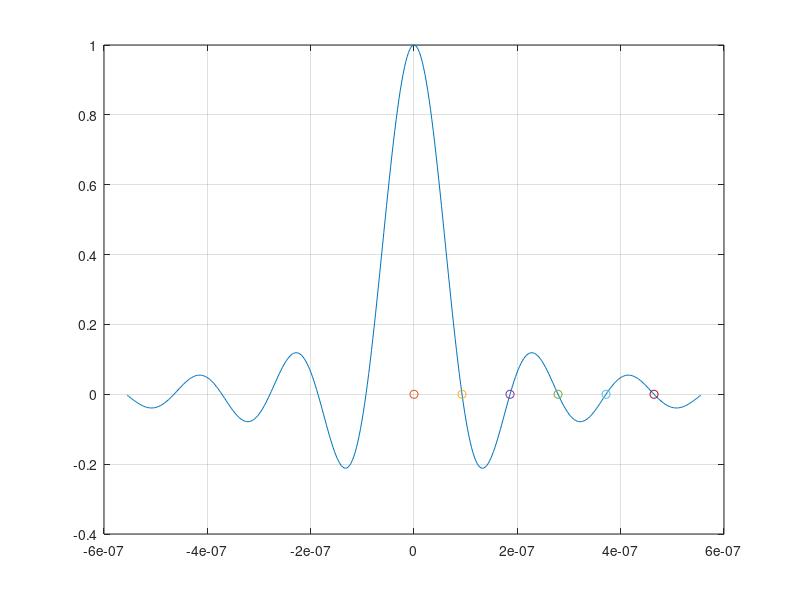
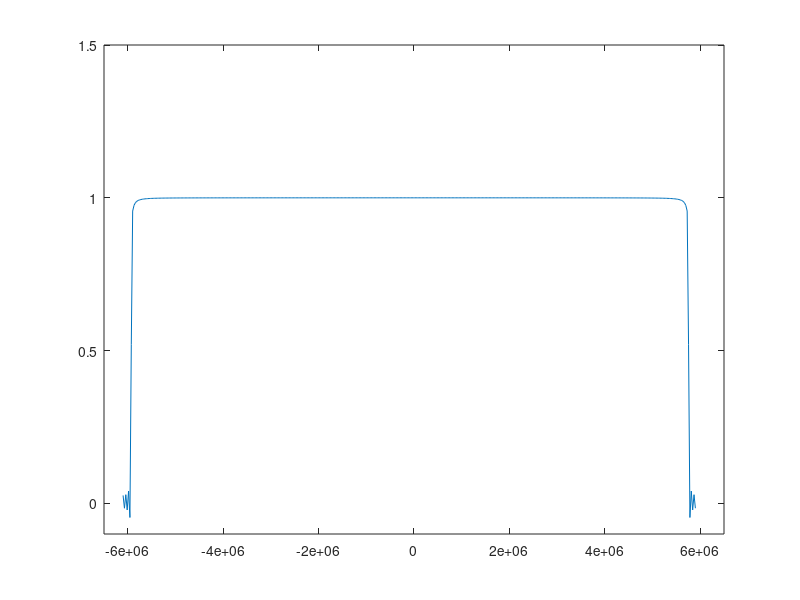

Reproduce these figures in MATLAB, in order.
%Desarolla la respuesta en frecuencia del 
%Filtro de Nyquist (igual que FrecsNyquist) pero
%utilizando la Transformada de Fourier fft 

%Primera Parte
%Se genera un filtro de Nyquist
%fsim es la frecuencia de aparicion de los simbolos
%fnm es el factor de la frecuencia de muestreo,es decir que tantas
%    veces es mas grande la frecuencia de muestreo que la frecuencia 
%    de aparicion de los simbolos.
%fif es la frecuencia intermedia o la frecuencia de la portadora
%tcanal es el ancho de banda del canal
%n numero de coeficientes ( n tiene que ser par)
n=418;
fsim=10.762237E6;
fnm=35;
tcanal=6E6;

fm=fsim*fnm;
fnyq=fsim/2; %frecuencia de corte
r=(tcanal-fnyq)/fnyq;  %roll off

t=(-n/2:n/2)/fm;
Filtro=sinc(2*fnyq.*t)...
    .*(cos(2*pi*r*fnyq.*t))...
    ./(1-(4*r*fnyq.*t).^2);
Filtro=Filtro/max(Filtro);

plot(t,Filtro)
grid on
hold on
%se generan los puntos de muestreo.(periodo muestreo pm)
%el muestreo se refiere al original sin expansion de simbolos (zeros)
pm=1/fsim; %periodo de muestreo
x=0;y=0;
plot(x,y,'o')
for k=1:5
    x=x+pm;
    y=0;
    plot(x,y,'o')
end
hold off
%En todos los periodos la senal es zero excepto uno t=0

%Ahora en frecuencia.
Y=fft(Filtro);
P2=1-(1/0.084)*abs(Y/length(Filtro));
Va=(2*6E6/n);
f=-6.1E6:Va:-6.1E6+(n*Va);
figure
plot(f,P2)
axis([-6.5E6 6.5E6 -0.1 1.5])

